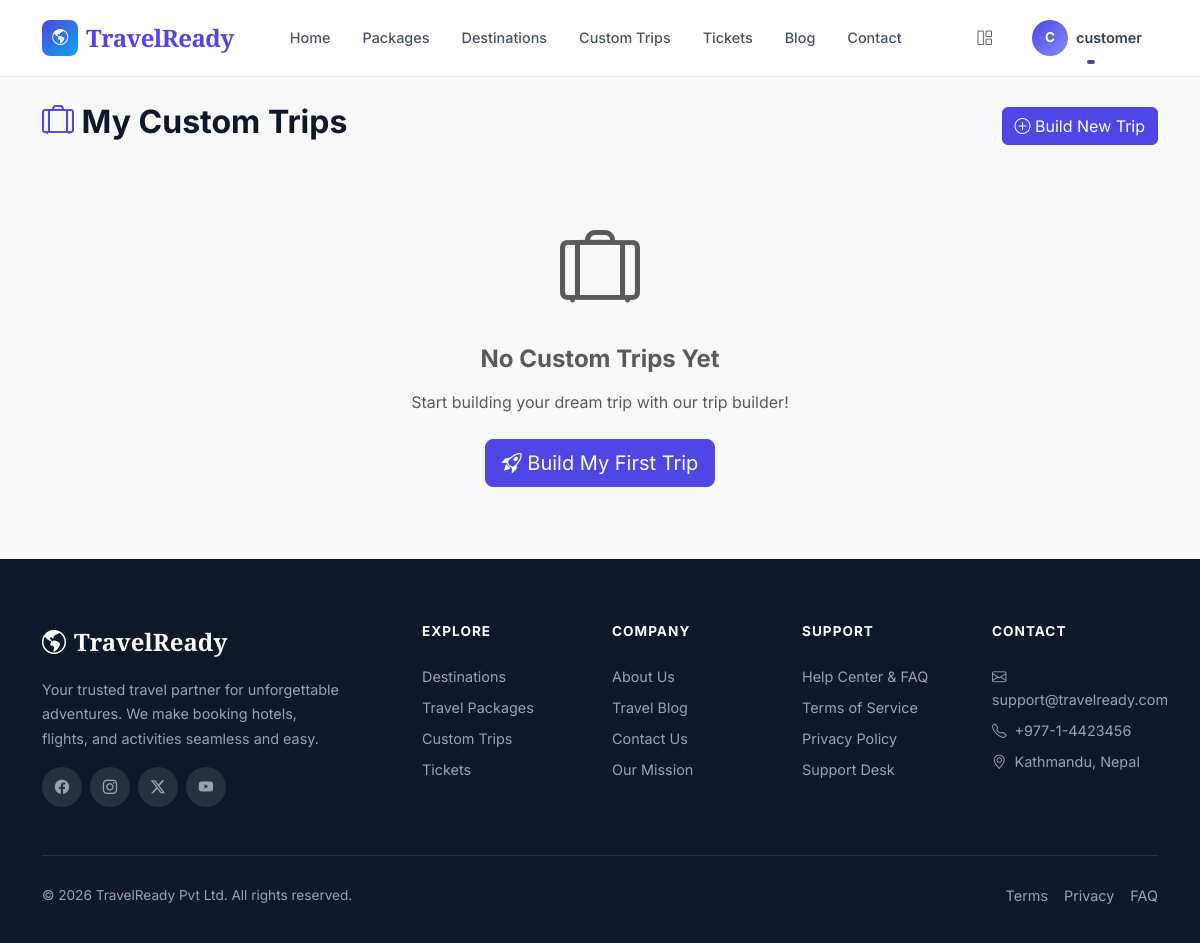
The app's page /builder/mine/ (signed in), older data.
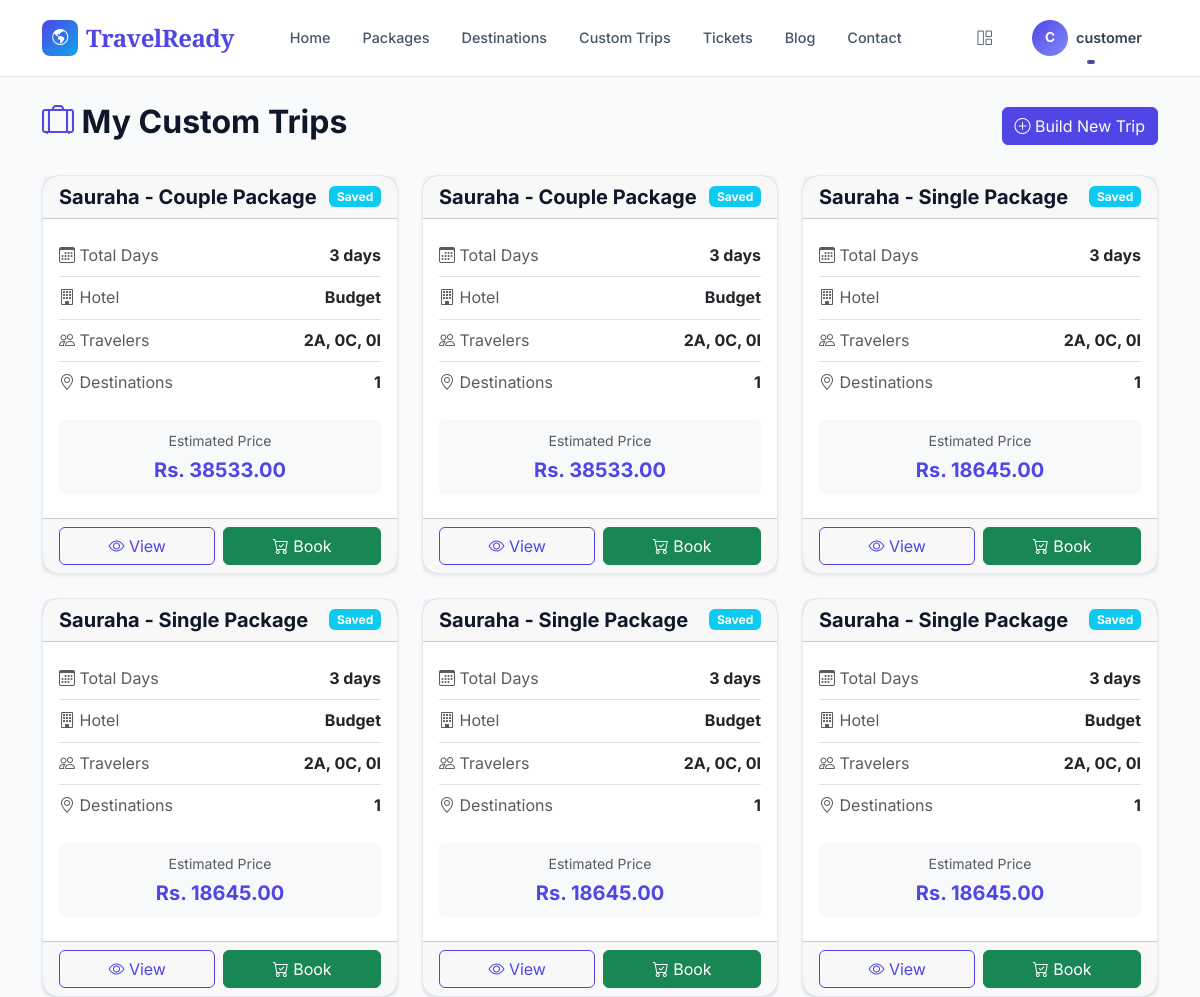
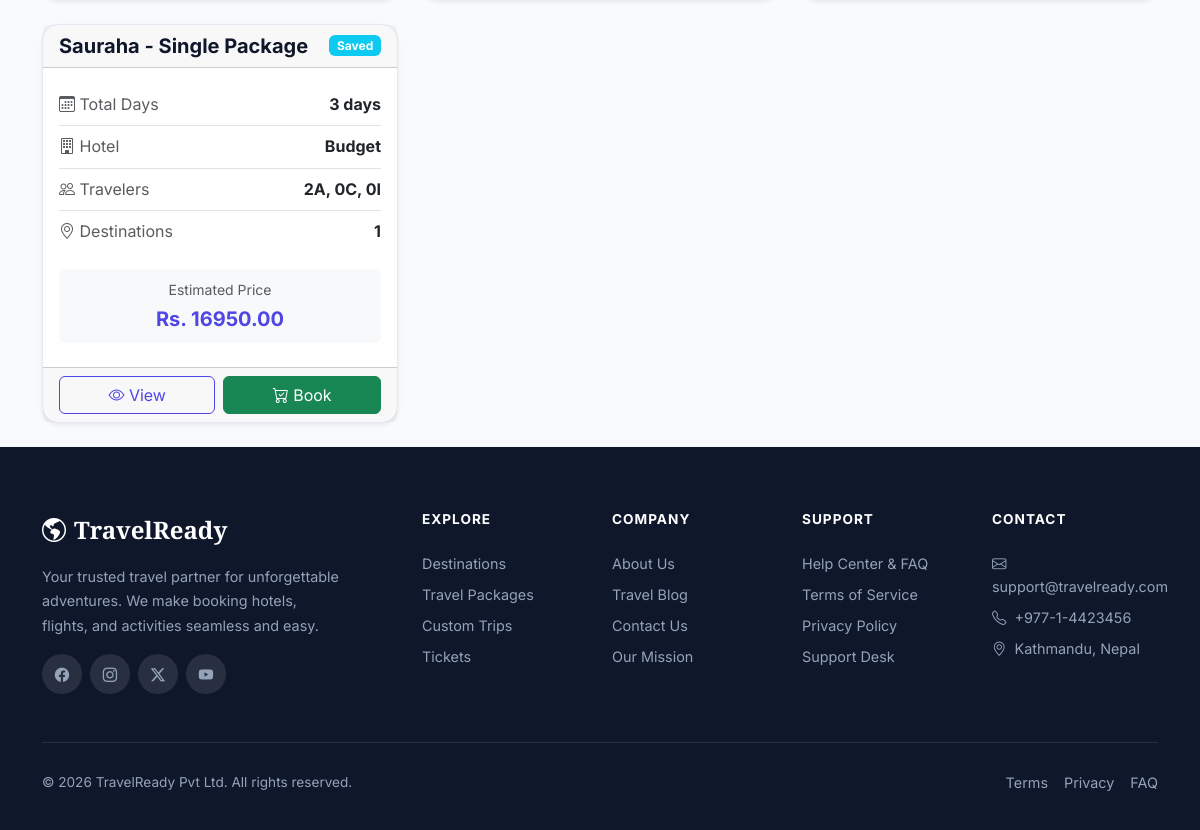
The same page, newer data (2 pictures, top to bottom).
### apps/custom_trips/models.py (models this page shows, shortened)
class CustomTrip(models.Model):
    PACKAGE_TYPE_CHOICES = [
        ('SINGLE', 'Single'),
        ('COUPLE', 'Couple'),
        ('FAMILY', 'Family'),
    ]
    HOTEL_CATEGORY_CHOICES = [
        ('BUDGET', 'Budget'),
        ('THREE_STAR', '3 Star'),
        ('FOUR_STAR', '4 Star'),
        ('LUXURY', 'Luxury'),
    ]
    STATUS = [
        ('DRAFT', 'Draft'),
        ('SAVED', 'Saved'),
        ('CONVERTED', 'Converted to Booking'),
    ]
    trip_name = models.CharField(max_length=255)
    user = models.ForeignKey(
        User,
        on_delete=models.CASCADE,
        related_name='custom_trips',
    )
    total_days = models.IntegerField(default=0)
    package_type = models.CharField(
        max_length=15,
        choices=PACKAGE_TYPE_CHOICES,
        blank=True,
        null=True,
    )
    selected_hotel_category = models.CharField(
        max_length=15,
        choices=HOTEL_CATEGORY_CHOICES,
        blank=True,
        null=True,
    )
    adults = models.IntegerField(default=1)
    children = models.IntegerField(default=0)
    infants = models.IntegerField(default=0)
    selected_activities = models.ManyToManyField(
        'destinations.Activity',
        blank=True,
    )
    selected_transportation = models.ManyToManyField(
        'destinations.Transportation',
        blank=True,
    )
    total_calculated_price = models.DecimalField(
        max_digits=12,
        decimal_places=2,
        default=0,
    )
    is_booked = models.BooleanField(default=False)
    status = models.CharField(
        max_length=15,
        choices=STATUS,
        default='DRAFT',
    )
    notes = models.TextField(blank=True)
    created_at = models.DateTimeField(auto_now_add=True)
    updated_at = models.DateTimeField(auto_now=True)

### apps/custom_trips/views.py (the view)
# urls.py: path('mine/', views.my_custom_trips, name='my_custom_trips'),
@login_required
def my_custom_trips(request):
    trips = CustomTrip.objects.filter(user=request.user).order_by('-created_at')
    context = {
        'trips': trips,
    }
    return render(request, 'custom_trips/my_trips.html', context)

### templates/custom_trips/my_trips.html (shortened to what this page needs)
{% extends 'base.html' %}
{% block content %}
<div class="container py-4">
    <div class="d-flex justify-content-between align-items-center mb-4">
        <h2><i class="bi bi-suitcase-lg text-primary"></i> My Custom Trips</h2>
        <a href="{% url 'custom_trips:builder' %}" class="btn btn-primary">
            <i class="bi bi-plus-circle"></i> Build New Trip
        </a>
    </div>
    {% if trips %}
        <div class="row g-4">
            {% for trip in trips %}
                <div class="col-md-6 col-lg-4">
                    <div class="card h-100 shadow-sm">
                        <div class="card-header d-flex justify-content-between align-items-center">
                            <h5 class="mb-0 text-truncate">{{ trip.trip_name }}</h5>
                            {% if trip.status == 'DRAFT' %}
                                <span class="badge bg-secondary">{{ trip.get_status_display }}</span>
                            {% elif trip.status == 'SAVED' %}
                                <span class="badge bg-info">{{ trip.get_status_display }}</span>
                            {% else %}
                                <span class="badge bg-success">{{ trip.get_status_display }}</span>
                            {% endif %}
                        </div>
                        <div class="card-body">
                            <ul class="list-group list-group-flush mb-3">
                                <li class="list-group-item d-flex justify-content-between px-0">
                                    <span class="text-muted"><i class="bi bi-calendar3"></i> Total Days</span>
                                    <strong>{{ trip.total_days }} days</strong>
                                </li>
                                <li class="list-group-item d-flex justify-content-between px-0">
                                    <span class="text-muted"><i class="bi bi-building"></i> Hotel</span>
                                    <strong>{{ trip.get_selected_hotel_category_display }}</strong>
                                </li>
                                <li class="list-group-item d-flex justify-content-between px-0">
                                    <span class="text-muted"><i class="bi bi-people"></i> Travelers</span>
                                    <strong>{{ trip.adults }}A, {{ trip.children }}C, {{ trip.infants }}I</strong>
                                </li>
                                <li class="list-group-item d-flex justify-content-between px-0">
                                    <span class="text-muted"><i class="bi bi-geo-alt"></i> Destinations</span>
                                    <strong>{{ trip.trip_destinations.count }}</strong>
                                </li>
                            </ul>
                            <div class="d-grid gap-2">
                                <div class="text-center bg-light rounded py-2 mb-2">
                                    <span class="text-muted small">Estimated Price</span>
                                    <div class="fw-bold fs-5 text-primary">Rs. {{ trip.total_calculated_price }}</div>
                                </div>
                            </div>
                        </div>
                        <div class="card-footer d-flex gap-2">
                            <a href="{% url 'custom_trips:trip_detail' trip.pk %}" class="btn btn-outline-primary flex-fill">
                                <i class="bi bi-eye"></i> View
                            </a>
                            {% if trip.status != 'CONVERTED' %}
                                <a href="{% url 'bookings:checkout' %}?trip={{ trip.pk }}" class="btn btn-success flex-fill">
                                    <i class="bi bi-cart-check"></i> Book
                                </a>
                            {% endif %}
                        </div>
                    </div>
                </div>
            {% endfor %}
        </div>
    {% else %}
        <div class="text-center py-5">
            <div class="mb-4">
                <i class="bi bi-suitcase-lg display-1 text-muted"></i>
            </div>
            <h4 class="text-muted mb-3">No Custom Trips Yet</h4>
            <p class="text-muted mb-4">Start building your dream trip with our trip builder!</p>
            <a href="{% url 'custom_trips:builder' %}" class="btn btn-primary btn-lg">
                <i class="bi bi-rocket-takeoff"></i> Build My First Trip
            </a>
        </div>
    {% endif %}
</div>
{% endblock %}

### templates/base.html (shortened to what this page needs)
<!DOCTYPE html>
{% load static %}
<html lang="en">
<head>
    <link href="https://cdn.jsdelivr.net/npm/bootstrap@5.3.0/dist/css/bootstrap.min.css" rel="stylesheet">
    <link href="https://cdn.jsdelivr.net/npm/bootstrap-icons@1.11.0/font/bootstrap-icons.css" rel="stylesheet">
    <link href="{% static 'css/travelready.css' %}" rel="stylesheet">
</head>
<body>
    <nav class="tr-navbar navbar navbar-expand-lg sticky-top" id="mainNav">
        <div class="container">
            <a class="navbar-brand" href="/">
                <span class="brand-icon"><i class="bi bi-globe-americas"></i></span>
                TravelReady
            </a>
            <div class="collapse navbar-collapse" id="navbarNav">
                <ul class="navbar-nav me-auto ms-lg-4">
                    <li class="nav-item"><a class="nav-link" href="/">Home</a></li>
                    <li class="nav-item"><a class="nav-link" href="{% url 'packages:package_list' %}">Packages</a></li>
                    <li class="nav-item"><a class="nav-link" href="{% url 'destinations:destination_list' %}">Destinations</a></li>
                    <li class="nav-item"><a class="nav-link" href="{% url 'custom_trips:builder' %}">Custom Trips</a></li>
                    <li class="nav-item"><a class="nav-link" href="{% url 'tickets:ticket_list' %}">Tickets</a></li>
                    <li class="nav-item"><a class="nav-link" href="{% url 'destinations_home:blog_list' %}">Blog</a></li>
                    <li class="nav-item"><a class="nav-link" href="{% url 'destinations_home:contact_us' %}">Contact</a></li>
                </ul>
                <ul class="navbar-nav align-items-lg-center gap-2">
                    {% if user.is_authenticated %}
                        <li class="nav-item d-none d-lg-block">
                            <a class="nav-link" href="{% url 'dashboard:dashboard' %}" title="Dashboard">
                                <i class="bi bi-grid-1x2"></i>
                            </a>
                        </li>
                        <li class="nav-item dropdown">
                            <a href="#" class="d-flex align-items-center text-decoration-none dropdown-toggle nav-link" id="navUserDropdown" data-bs-toggle="dropdown" aria-expanded="false">
                                {% if user.profile.profile_picture %}
                                    <img src="{{ user.profile.profile_picture.url }}" alt="{{ user.username }}" class="user-avatar">
                                {% else %}
                                    <span class="user-avatar-placeholder">{{ user.first_name|default:user.username|first|upper }}</span>
                                {% endif %}
                                <span class="d-none d-sm-inline ms-2" style="font-weight:600; font-size:0.9rem; color: var(--tr-gray-700);">{{ user.first_name|default:user.username }}</span>
                            </a>
                        </li>
                    {% endif %}
                </ul>
            </div>
        </div>
    </nav>
    <main>
        {% block content %}{% endblock %}
    </main>
    <footer class="tr-footer">
        <div class="container">
            <div class="row g-4 mb-4">
                <div class="col-lg-4 col-md-6">
                    <div class="footer-brand mb-3">
                        <i class="bi bi-globe-americas me-2"></i>TravelReady
                    </div>
                    <p style="font-size:0.9rem; line-height:1.7; max-width:300px;">Your trusted travel partner for unforgettable adventures. We make booking hotels, flights, and activities seamless and easy.</p>
                    <div class="d-flex gap-2 mt-3">
                        <a href="#" class="social-link"><i class="bi bi-facebook"></i></a>
                        <a href="#" class="social-link"><i class="bi bi-instagram"></i></a>
                        <a href="#" class="social-link"><i class="bi bi-twitter-x"></i></a>
                        <a href="#" class="social-link"><i class="bi bi-youtube"></i></a>
                    </div>
                </div>
                <div class="col-lg-2 col-md-6 col-6">
                    <h6>Explore</h6>
                    <a href="{% url 'destinations:destination_list' %}">Destinations</a>
                    <a href="{% url 'packages:package_list' %}">Travel Packages</a>
                    <a href="{% url 'custom_trips:builder' %}">Custom Trips</a>
                    <a href="{% url 'tickets:ticket_list' %}">Tickets</a>
                </div>
                <div class="col-lg-2 col-md-6 col-6">
                    <h6>Company</h6>
                    <a href="{% url 'destinations_home:about_us' %}">About Us</a>
                    <a href="{% url 'destinations_home:blog_list' %}">Travel Blog</a>
                    <a href="{% url 'destinations_home:contact_us' %}">Contact Us</a>
                    <a href="{% url 'destinations_home:about_us' %}">Our Mission</a>
                </div>
                <div class="col-lg-2 col-md-6 col-6">
                    <h6>Support</h6>
                    <a href="{% url 'destinations_home:faq' %}">Help Center & FAQ</a>
                    <a href="{% url 'destinations_home:terms' %}">Terms of Service</a>
                    <a href="{% url 'destinations_home:privacy' %}">Privacy Policy</a>
                    <a href="{% url 'destinations_home:contact_us' %}">Support Desk</a>
                </div>
                <div class="col-lg-2 col-md-6 col-6">
                    <h6>Contact</h6>
                    <a href="mailto:support@travelready.com"><i class="bi bi-envelope me-1"></i> support@travelready.com</a>
                    <a href="tel:+97714423456"><i class="bi bi-telephone me-1"></i> +977-1-4423456</a>
                    <a href="{% url 'destinations_home:contact_us' %}"><i class="bi bi-geo-alt me-1"></i> Kathmandu, Nepal</a>
                </div>
            </div>
            <div class="footer-bottom d-flex flex-wrap justify-content-between align-items-center gap-2">
                <p class="mb-0" style="font-size:0.85rem;">&copy; 2026 TravelReady Pvt Ltd. All rights reserved.</p>
                <div class="d-flex gap-3" style="font-size:0.85rem;">
                    <a href="{% url 'destinations_home:terms' %}">Terms</a>
                    <a href="{% url 'destinations_home:privacy' %}">Privacy</a>
                    <a href="{% url 'destinations_home:faq' %}">FAQ</a>
                </div>
            </div>
        </div>
    </footer>
</body>
</html>

Row changes from the older to the newer data that the page shows:
added CustomTrip: trip_name "Sauraha - Couple Package", status "Saved", total_days "3", selected_hotel_category "Budget", adults "2", children "0", infants "0", trip_destinations.count "1", total_calculated_price "38533.00"
added CustomTrip: trip_name "Sauraha - Couple Package", status "Saved", total_days "3", selected_hotel_category "Budget", adults "2", children "0", infants "0", trip_destinations.count "1", total_calculated_price "38533.00"
added CustomTrip: trip_name "Sauraha - Single Package", status "Saved", total_days "3", adults "2", children "0", infants "0", trip_destinations.count "1", total_calculated_price "18645.00"
added CustomTrip: trip_name "Sauraha - Single Package", status "Saved", total_days "3", selected_hotel_category "Budget", adults "2", children "0", infants "0", trip_destinations.count "1", total_calculated_price "18645.00"
added CustomTrip: trip_name "Sauraha - Single Package", status "Saved", total_days "3", selected_hotel_category "Budget", adults "2", children "0", infants "0", trip_destinations.count "1", total_calculated_price "18645.00"
added CustomTrip: trip_name "Sauraha - Single Package", status "Saved", total_days "3", selected_hotel_category "Budget", adults "2", children "0", infants "0", trip_destinations.count "1", total_calculated_price "18645.00"
added CustomTrip: trip_name "Sauraha - Single Package", status "Saved", total_days "3", selected_hotel_category "Budget", adults "2", children "0", infants "0", trip_destinations.count "1", total_calculated_price "16950.00"
Text that changed along with them:
text no longer shown: "No Custom Trips Yet Start building your dream trip with our trip builder! Build My First Trip"
